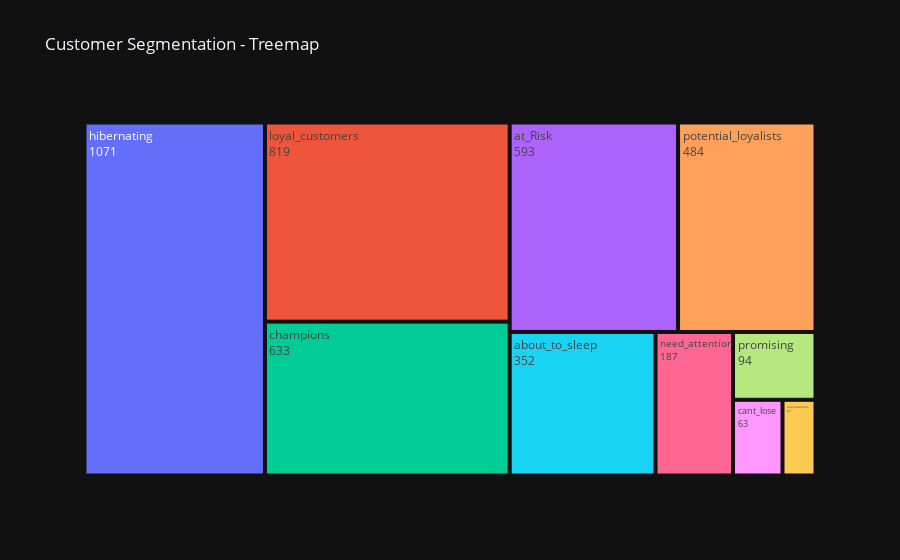

Here is the notebook cell this chart was saved with:
### Code cell
# Create the treemap for customer segmentation
fig = go.Figure(go.Treemap(
    labels=customer_segmentation.index,
    parents=[''] * len(df),  # Set all parents to empty to create a single level treemap
    values=customer_segmentation.values,
    text=customer_segmentation.values,
    hovertemplate='%{label}: %{value}',
))

# Set the title
fig.update_layout(title_text='Customer Segmentation - Treemap')

# Show the plot
fig.show()

# i have large values for hibernating, loyal customers, followed by champion,at risk, about to sleep, then potential loyalists. other categories are smaller.

### Figure 1 — Plotly figure (JSON) as saved in the notebook; plotly's stock layout.template omitted (floating-point values rounded to 4 significant figures)
{"data": [{"hovertemplate": "%{label}: %{value}", "labels": ["about_to_sleep", "at_Risk", "cant_lose", "champions", "hibernating", "loyal_customers", "need_attention", "new_customers", "potential_loyalists", "promising"], "parents": ["", "", "", "", "", "", "", "", "", "", "", "", "", "", "", "", "", "", "", "", "", "", "", "", "", "", "", "", "", "", "", "", "", "", "", "", ""], "text": [352, 593, 63, 633, 1071, 819, 187, 42, 484, 94], "values": [352, 593, 63, 633, 1071, 819, 187, 42, 484, 94], "type": "treemap"}], "layout": {"title": {"text": "Customer Segmentation - Treemap"}}}
